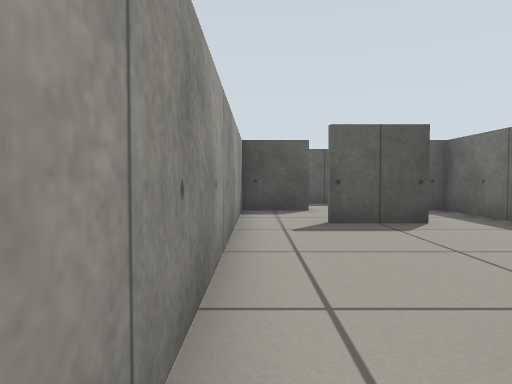
View 1 (above)

15 first-person views from a walk through a Gazebo world. The camera is 0.45 m above the floor, tilts 2° down and sees 70° across. The floor is counted in squares, 0.5 m on a side. Each view is taken from the middle of a square. On the plan, view 1 faces up. The plan holds only what a view shows up to about 12 squares ahead; the rest is blank.

View 2
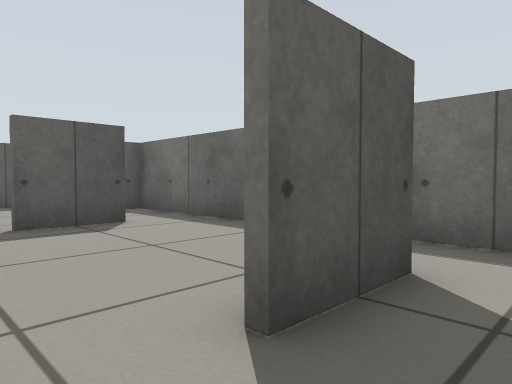

View 3
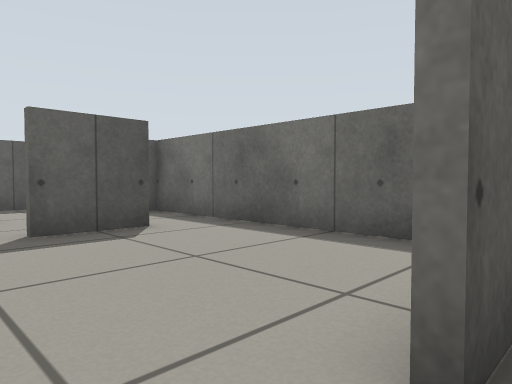

View 4
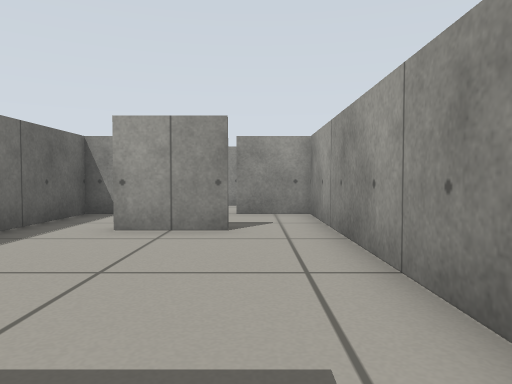

View 5
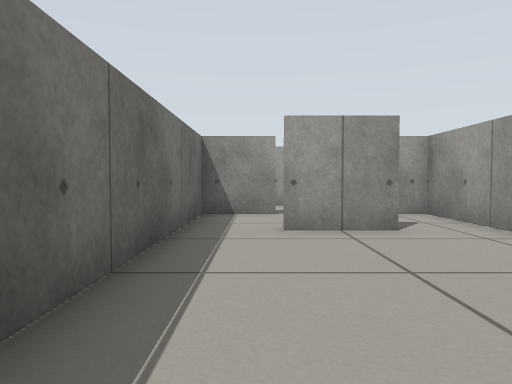

View 6
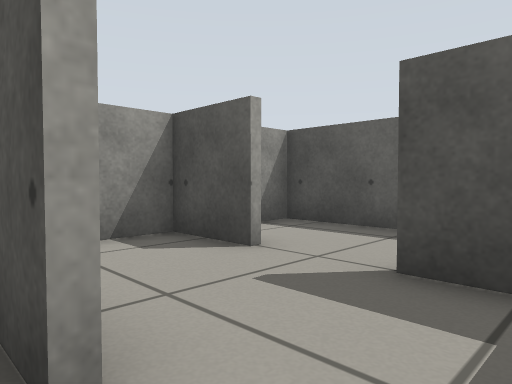

View 7
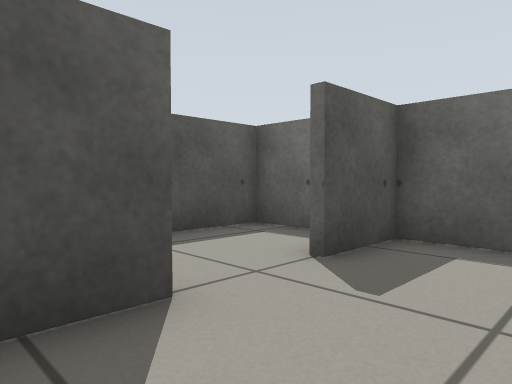

View 8
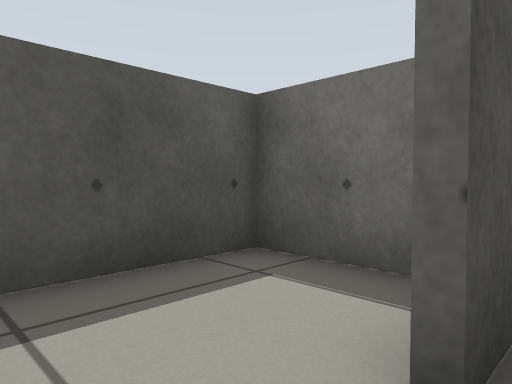

View 9
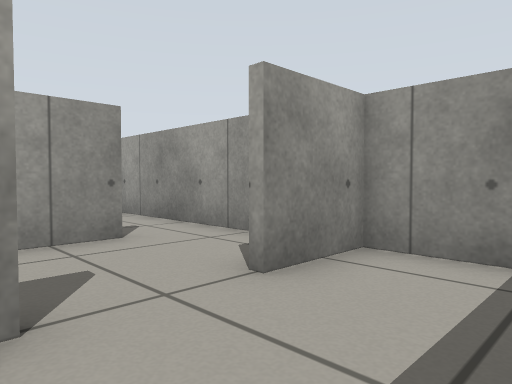

View 10
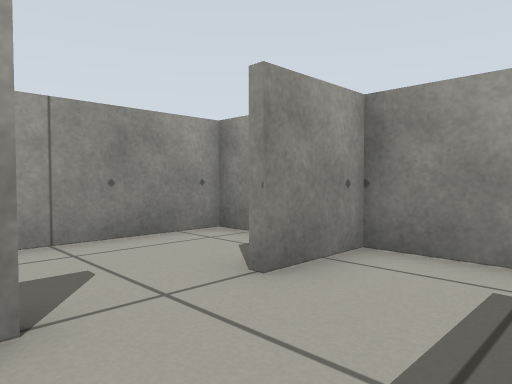

View 11
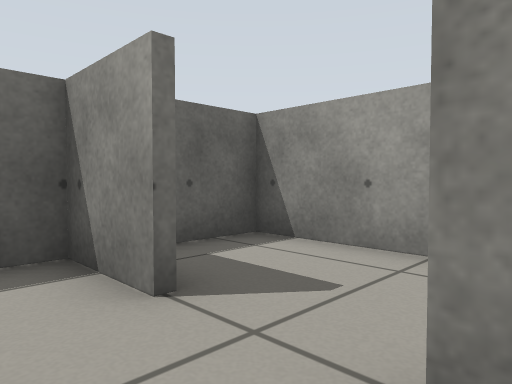

View 12
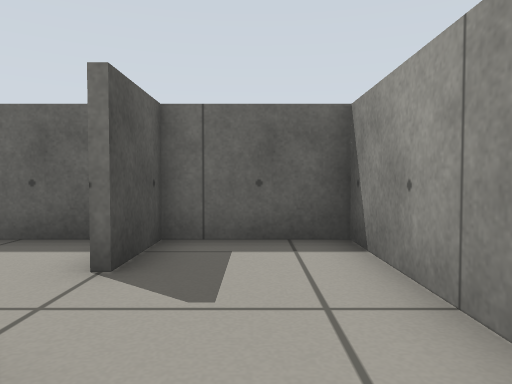

View 13
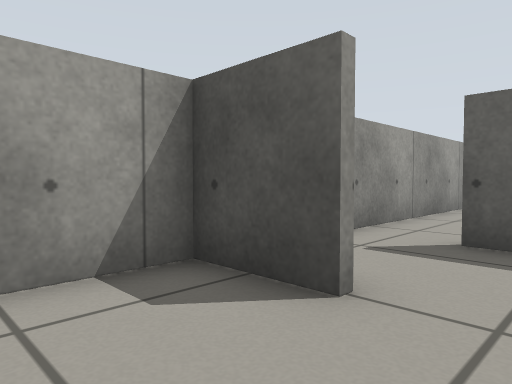

View 14
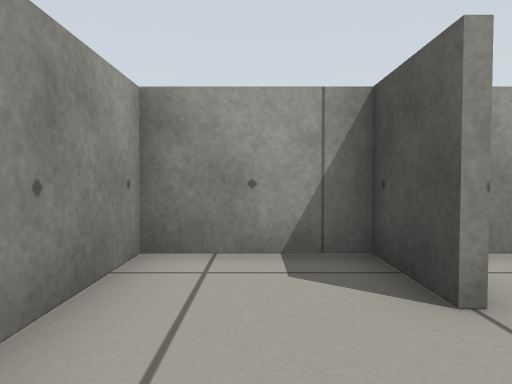

View 15
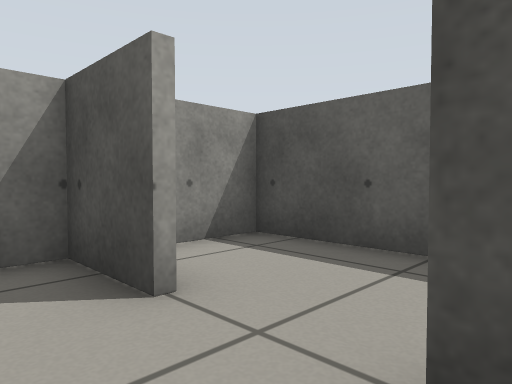

### Floor plan
Points are (right, up) in squares from view 1. A wall is a line through its corners. A room is listed if a view was taken in it or the views show most of it. See-through windows are left out.
Room 1 (views 1, 2, 3, 4, 5, 6, 7, 10, 11, 15)
walls: (1.4, 1.6) (3.5, 1.6); (3.6, 1.4) (1.5, 1.4); (1.4, 7.6) (2.9, 7.6); (3.6, 7.4) (1.5, 7.4); (3.4, -1.4) (5.5, -1.4); (-0.5, -1.4) (1.5, -1.4); (-0.4, 9.9) (-0.4, -1.9); (1.6, 10.4) (-0.5, 10.4); (5.4, -1.9) (5.4, 10.4) (3.5, 10.4)
ways out: opening at (2.5, 10) to room 2; opening at (2.5, -2) to room 3
Room 2 (views 8, 9)
walls: (-0.5, 10.6) (1.5, 10.6); (5.4, 11.2) (5.4, 13.4) (-0.4, 13.4) (-0.4, 9.9)
ways out: opening at (2.5, 10) to room 1
Room 3 (views 12, 13, 14)
walls: (1.6, -1.6) (-0.5, -1.6); (-0.4, -1.9) (-0.4, -4.4) (5.4, -4.4) (5.4, -1.9); (5.5, -1.6) (3.5, -1.6)
ways out: opening at (2.5, -2) to room 1

Where each view was taken, in squares from view 1:
view 1: 0 up, 0 right, facing up
view 2: 0 up, 0 right, facing up-right
view 3: 1 up, 0 right, facing up-right
view 4: 8 up, 1 right, facing down
view 5: 8 up, 4 right, facing down
view 6: 7 up, 5 right, facing up-left
view 7: 8 up, 0 right, facing up-right
view 8: 10 up, 2 right, facing up-right
view 9: 13 up, 4 right, facing down-left
view 10: 1 up, 4 right, facing down-left
view 11: 0 up, 1 right, facing down-right
view 12: 3 down, 0 right, facing right
view 13: 4 down, 3 right, facing up-left
view 14: 3 down, 4 right, facing left
view 15: 9 up, 4 right, facing up-left
